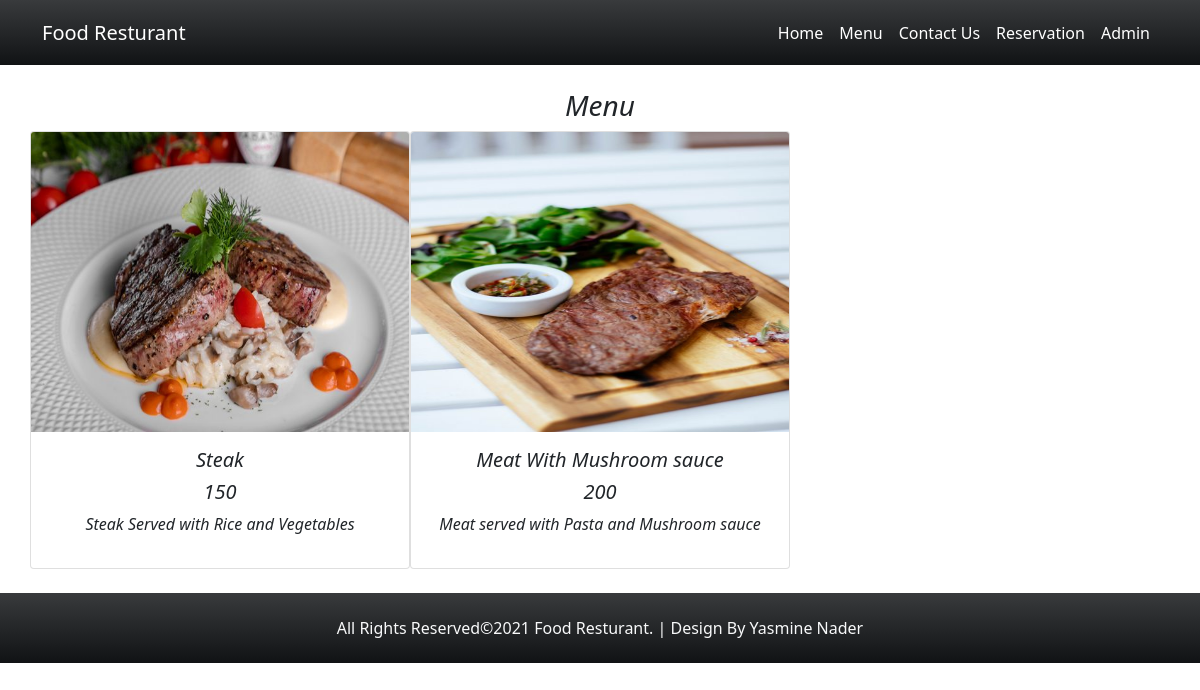
Page /front-end/menufooditem.php?id=1 on the committed database.
### tables this page shows
CREATE TABLE `food_items` (
  `id` int(11) NOT NULL,
  `name` char(100) NOT NULL,
  `subCategory_id` int(11) NOT NULL,
  `image` char(255) NOT NULL,
  `details` varchar(300) NOT NULL,
  `price` char(10) NOT NULL
);

### front-end/menufooditem.php (the view)
<?php
require "../connection/dbconnection.php";
$id=filter_var($_GET['id'],FILTER_SANITIZE_NUMBER_INT);
$sql="select * from food_items where subCategory_id=".$id;
$query=mysqli_query($con,$sql);
?>
<?php include "../layout/header.php"?>
<div class="container">
    <h3 class="text-center fst-italic mt-4">Menu</h3>
    <div class="row row-cols-3 g-4 mb-4">
<?php while($data=mysqli_fetch_assoc($query)){?>
    <div class="card p-0" >
            <img style="height:300px" src="../uploads/<?php echo $data['image'];?>" class="card-img-top" alt="category image">
            <div class="card-body">
              <h5 class="card-title text-center fst-italic"><?php echo $data['name'];?></h5>
			  <h5 class="card-title text-center fst-italic"><?php echo $data['price'];?></h5>
            <p class="text-center fst-italic"><?php echo $data['details'];?></p>
            </div>
          </div>
          <?php }?>
    </div>
</div>
<?php include '../layout/footer.php'?>

### css/style.css (style rules this page uses)
body { padding: 0px; margin: 0px; }

### rows in the picture
food_items: image (picture), name "Steak", price "150", details "Steak Served with Rice and Vegetables"
food_items: image (picture), name "Meat With Mushroom sauce", price "200", details "Meat served with Pasta and Mushroom sauce"
